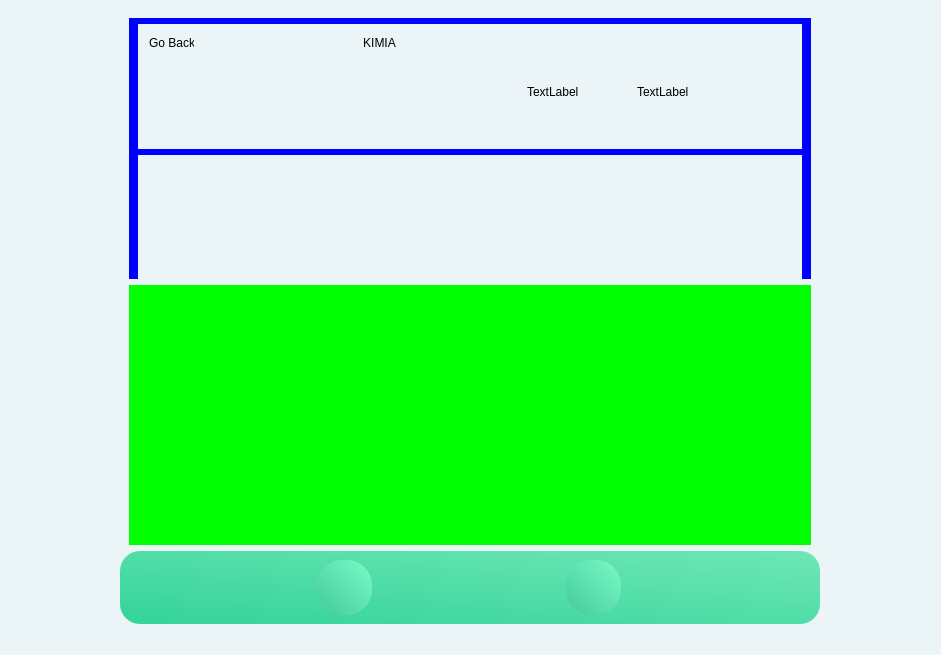
<?xml version="1.0" encoding="UTF-8"?>
<ui version="4.0">
 <class>MainWindow</class>
 <widget class="QMainWindow" name="MainWindow">
  <property name="geometry">
   <rect>
    <x>0</x>
    <y>0</y>
    <width>941</width>
    <height>655</height>
   </rect>
  </property>
  <property name="windowTitle">
   <string>MainWindow</string>
  </property>
  <property name="styleSheet">
   <string notr="true">background:rgb(235, 244, 246);
border:0;</string>
  </property>
  <widget class="QWidget" name="centralwidget">
   <property name="minimumSize">
    <size>
     <width>0</width>
     <height>0</height>
    </size>
   </property>
   <layout class="QGridLayout" name="gridLayout_2">
    <item row="0" column="0">
     <widget class="QScrollArea" name="mainScroll">
      <property name="maximumSize">
       <size>
        <width>700</width>
        <height>16777215</height>
       </size>
      </property>
      <property name="styleSheet">
       <string notr="true">QScrollBar:vertical{
	background: rgb(204, 211, 213);
	border: none;
	width: 5px;
	margin: 15px 0px 15px 0px;
	border-radius: 0px;
}

QScrollBar::handle:vertical {
	background:rgb(150, 150, 150);
	border-radius: 10px;
	min-height: 30px;
}

QScrollBar{
padding: 0px;
margin: 0px;
}</string>
      </property>
      <property name="verticalScrollBarPolicy">
       <enum>Qt::ScrollBarAsNeeded</enum>
      </property>
      <property name="horizontalScrollBarPolicy">
       <enum>Qt::ScrollBarAlwaysOff</enum>
      </property>
      <property name="widgetResizable">
       <bool>true</bool>
      </property>
      <widget class="QWidget" name="wrapper">
       <property name="geometry">
        <rect>
         <x>0</x>
         <y>0</y>
         <width>700</width>
         <height>524</height>
        </rect>
       </property>
       <layout class="QGridLayout" name="gridLayout">
        <property name="leftMargin">
         <number>0</number>
        </property>
        <property name="topMargin">
         <number>0</number>
        </property>
        <property name="rightMargin">
         <number>0</number>
        </property>
        <property name="bottomMargin">
         <number>0</number>
        </property>
        <property name="horizontalSpacing">
         <number>0</number>
        </property>
        <property name="verticalSpacing">
         <number>12</number>
        </property>
        <item row="0" column="0">
         <widget class="QFrame" name="container">
          <property name="frameShape">
           <enum>QFrame::StyledPanel</enum>
          </property>
          <property name="frameShadow">
           <enum>QFrame::Raised</enum>
          </property>
          <layout class="QVBoxLayout" name="verticalLayout">
           <property name="bottomMargin">
            <number>0</number>
           </property>
           <item>
            <widget class="QFrame" name="header">
             <property name="styleSheet">
              <string notr="true">#header{
	background: rgb(0,0,255);
}</string>
             </property>
             <property name="frameShape">
              <enum>QFrame::StyledPanel</enum>
             </property>
             <property name="frameShadow">
              <enum>QFrame::Raised</enum>
             </property>
             <layout class="QVBoxLayout" name="verticalLayout_2">
              <property name="topMargin">
               <number>6</number>
              </property>
              <property name="bottomMargin">
               <number>0</number>
              </property>
              <item>
               <widget class="QFrame" name="top">
                <property name="sizePolicy">
                 <sizepolicy hsizetype="Preferred" vsizetype="Preferred">
                  <horstretch>0</horstretch>
                  <verstretch>0</verstretch>
                 </sizepolicy>
                </property>
                <property name="frameShape">
                 <enum>QFrame::StyledPanel</enum>
                </property>
                <property name="frameShadow">
                 <enum>QFrame::Raised</enum>
                </property>
                <widget class="QLabel" name="goBack">
                 <property name="geometry">
                  <rect>
                   <x>11</x>
                   <y>11</y>
                   <width>45</width>
                   <height>16</height>
                  </rect>
                 </property>
                 <property name="text">
                  <string>Go Back</string>
                 </property>
                </widget>
                <widget class="QLabel" name="course_title">
                 <property name="geometry">
                  <rect>
                   <x>225</x>
                   <y>11</y>
                   <width>33</width>
                   <height>16</height>
                  </rect>
                 </property>
                 <property name="text">
                  <string>KIMIA</string>
                 </property>
                 <property name="alignment">
                  <set>Qt::AlignCenter</set>
                 </property>
                </widget>
                <widget class="QFrame" name="frame">
                 <property name="geometry">
                  <rect>
                   <x>379</x>
                   <y>30</y>
                   <width>201</width>
                   <height>80</height>
                  </rect>
                 </property>
                 <property name="frameShape">
                  <enum>QFrame::StyledPanel</enum>
                 </property>
                 <property name="frameShadow">
                  <enum>QFrame::Raised</enum>
                 </property>
                 <widget class="QLabel" name="label">
                  <property name="geometry">
                   <rect>
                    <x>10</x>
                    <y>30</y>
                    <width>55</width>
                    <height>16</height>
                   </rect>
                  </property>
                  <property name="text">
                   <string>TextLabel</string>
                  </property>
                 </widget>
                 <widget class="QLabel" name="label_2">
                  <property name="geometry">
                   <rect>
                    <x>120</x>
                    <y>30</y>
                    <width>55</width>
                    <height>16</height>
                   </rect>
                  </property>
                  <property name="text">
                   <string>TextLabel</string>
                  </property>
                 </widget>
                </widget>
               </widget>
              </item>
              <item>
               <widget class="QFrame" name="bottom">
                <property name="frameShape">
                 <enum>QFrame::StyledPanel</enum>
                </property>
                <property name="frameShadow">
                 <enum>QFrame::Raised</enum>
                </property>
               </widget>
              </item>
             </layout>
            </widget>
           </item>
           <item>
            <widget class="QFrame" name="body">
             <property name="styleSheet">
              <string notr="true">#body{
	background: rgb(0,255,0);
}</string>
             </property>
             <property name="frameShape">
              <enum>QFrame::StyledPanel</enum>
             </property>
             <property name="frameShadow">
              <enum>QFrame::Raised</enum>
             </property>
            </widget>
           </item>
          </layout>
         </widget>
        </item>
       </layout>
      </widget>
     </widget>
    </item>
    <item row="1" column="0">
     <widget class="QFrame" name="task_bar">
      <property name="minimumSize">
       <size>
        <width>0</width>
        <height>68</height>
       </size>
      </property>
      <property name="maximumSize">
       <size>
        <width>16777215</width>
        <height>90</height>
       </size>
      </property>
      <property name="styleSheet">
       <string notr="true">background: qlineargradient(spread:pad, x1:0, y1:1, x2:1, y2:0, stop:0 rgb(52, 211, 153), stop:1 rgb(110, 231, 183));
border-radius: 20px;</string>
      </property>
      <property name="frameShape">
       <enum>QFrame::StyledPanel</enum>
      </property>
      <property name="frameShadow">
       <enum>QFrame::Raised</enum>
      </property>
      <layout class="QHBoxLayout" name="horizontalLayout_3">
       <item>
        <widget class="QFrame" name="Task_frame_1">
         <property name="minimumSize">
          <size>
           <width>55</width>
           <height>55</height>
          </size>
         </property>
         <property name="maximumSize">
          <size>
           <width>55</width>
           <height>55</height>
          </size>
         </property>
         <property name="styleSheet">
          <string notr="true">background: qlineargradient(spread:pad, x1:0, y1:1, x2:1, y2:0, stop:0 rgb(67, 202, 153), stop:1 rgb(122, 250, 200));

border-radius:  25px;</string>
         </property>
         <property name="frameShape">
          <enum>QFrame::StyledPanel</enum>
         </property>
         <property name="frameShadow">
          <enum>QFrame::Raised</enum>
         </property>
         <layout class="QHBoxLayout" name="horizontalLayout_6">
          <item>
           <widget class="QLabel" name="Task_1">
            <property name="minimumSize">
             <size>
              <width>40</width>
              <height>40</height>
             </size>
            </property>
            <property name="maximumSize">
             <size>
              <width>40</width>
              <height>40</height>
             </size>
            </property>
            <property name="styleSheet">
             <string notr="true">background: rgba(255, 255, 255, 0);</string>
            </property>
            <property name="text">
             <string/>
            </property>
            <property name="pixmap">
             <pixmap>resources/icons/dashboard.svg</pixmap>
            </property>
            <property name="scaledContents">
             <bool>true</bool>
            </property>
           </widget>
          </item>
         </layout>
        </widget>
       </item>
       <item>
        <widget class="QFrame" name="Task_frame_2">
         <property name="minimumSize">
          <size>
           <width>55</width>
           <height>55</height>
          </size>
         </property>
         <property name="maximumSize">
          <size>
           <width>55</width>
           <height>55</height>
          </size>
         </property>
         <property name="styleSheet">
          <string notr="true">background: qlineargradient(spread:pad, x1:0, y1:1, x2:1, y2:0, stop:0 rgb(67, 202, 153), stop:1 rgb(122, 250, 200));

border-radius:  25px;</string>
         </property>
         <property name="frameShape">
          <enum>QFrame::StyledPanel</enum>
         </property>
         <property name="frameShadow">
          <enum>QFrame::Raised</enum>
         </property>
         <layout class="QHBoxLayout" name="horizontalLayout_8">
          <item>
           <widget class="QLabel" name="Task_2">
            <property name="minimumSize">
             <size>
              <width>40</width>
              <height>40</height>
             </size>
            </property>
            <property name="maximumSize">
             <size>
              <width>40</width>
              <height>40</height>
             </size>
            </property>
            <property name="styleSheet">
             <string notr="true">background: rgba(255, 255, 255, 0);</string>
            </property>
            <property name="text">
             <string/>
            </property>
            <property name="pixmap">
             <pixmap>resources/icons/dashboard.svg</pixmap>
            </property>
            <property name="scaledContents">
             <bool>true</bool>
            </property>
           </widget>
          </item>
         </layout>
        </widget>
       </item>
      </layout>
     </widget>
    </item>
   </layout>
  </widget>
  <widget class="QStatusBar" name="statusBar"/>
 </widget>
 <resources/>
 <connections/>
</ui>
